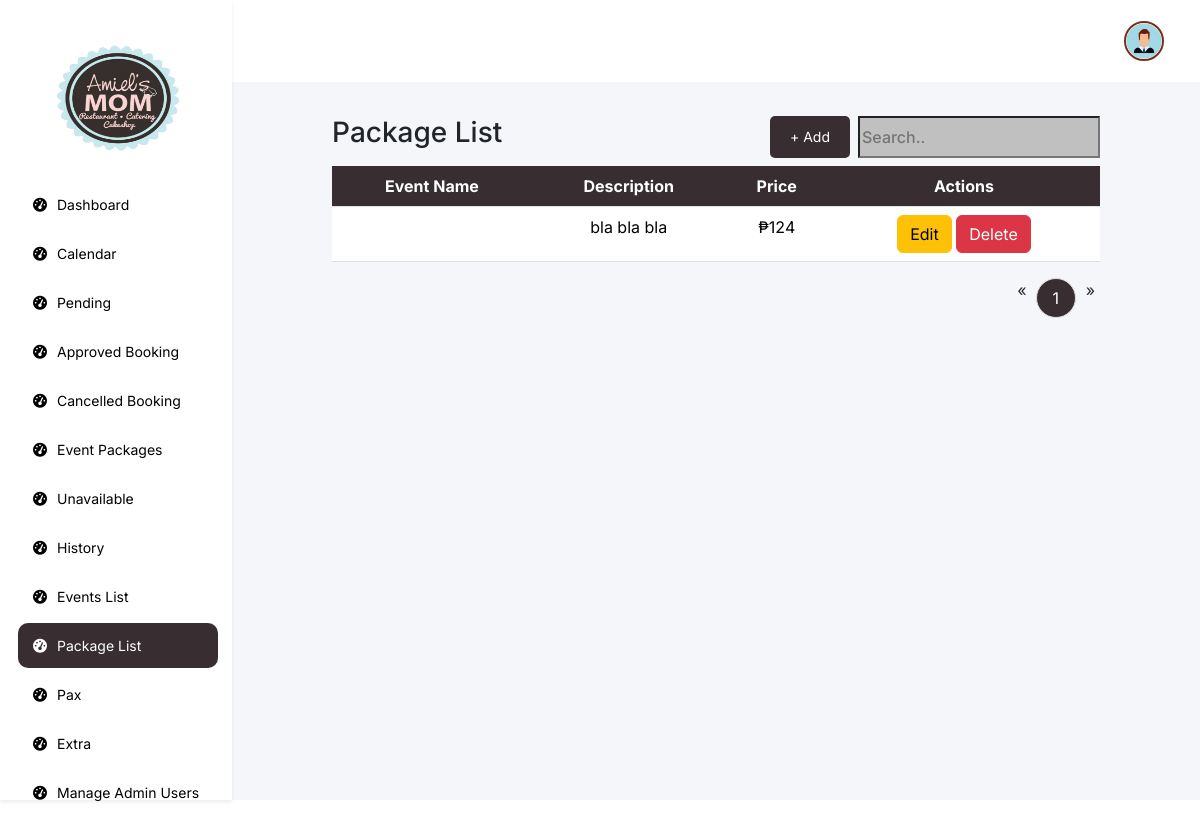
The app's page /features/admin/web/package_list.php (signed in), older data.
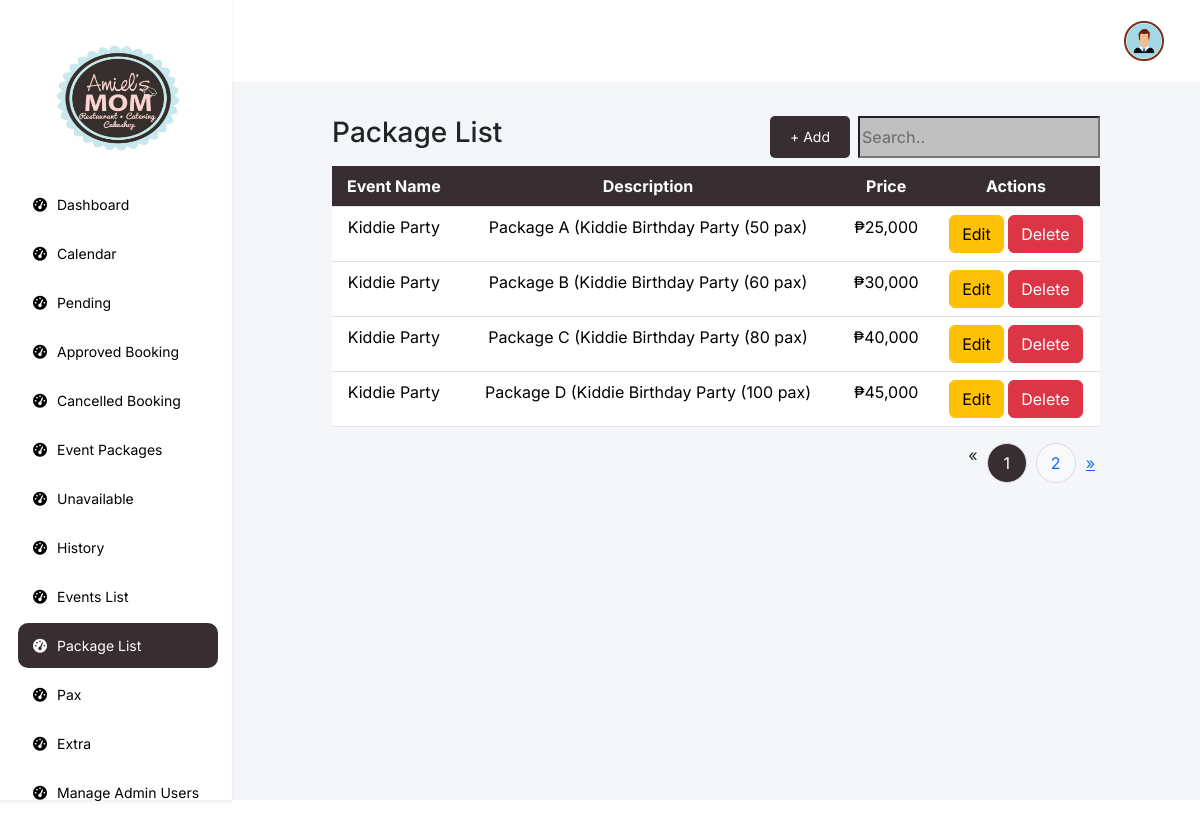
The same page, newer data.
### tables this page shows
CREATE TABLE `event_packages` (
  `id` int(11) NOT NULL,
  `type_of_event` varchar(255) NOT NULL,
  `description` text NOT NULL,
  `price` decimal(10,2) NOT NULL
);

### features/admin/web/package_list.php (the view, shortened to what this page needs)
<?php
require '../../../db.php';
$page = isset($_GET['page']) ? intval($_GET['page']) : 1;
$limit = 5;
$total_query = "SELECT COUNT(*) as total FROM booking";
$total_result = $conn->query($total_query);
$total_row = $total_result->fetch_assoc();
$total_records = $total_row['total'];
$total_pages = ceil($total_records / $limit);
?>
<!DOCTYPE html>
<html lang="en">
<head>
    <link rel="stylesheet" href="https://cdnjs.cloudflare.com/ajax/libs/font-awesome/6.0.0-beta3/css/all.min.css">
    <link href="https://cdn.jsdelivr.net/npm/bootstrap@5.3.3/dist/css/bootstrap.min.css" rel="stylesheet"
>
    <link href="https://cdn.jsdelivr.net/npm/sweetalert2@11.5.0/dist/sweetalert2.min.css" rel="stylesheet">
    <link rel="stylesheet" href="../css/index.css">
</head>
<body>
    <div class="navbar flex-column bg-white shadow-sm p-3 collapse d-md-flex" id="navbar">
        <div class="navbar-links">
            <a class="navbar-brand d-none d-md-block logo-container" href="#">
                <img src="../../../assets/logo.png" alt="Logo">
            </a>
            <a href="dashboard.php">
                <i class="fa-solid fa-tachometer-alt"></i>
                <span>Dashboard</span>
            </a>
            <a href="calendar.php">
                <i class="fa-solid fa-tachometer-alt"></i>
                <span>Calendar</span>
            </a>
            <a href="pending.php">
                <i class="fa-solid fa-tachometer-alt"></i>
                <span>Pending</span>
            </a>
            <a href="approve.php">
                <i class="fa-solid fa-tachometer-alt"></i>
                <span>Approved Booking</span>
            </a>
            <a href="cancel.php">
                <i class="fa-solid fa-tachometer-alt"></i>
                <span>Cancelled Booking</span>
            </a>
            <a href="packages.php">
                <i class="fa-solid fa-tachometer-alt"></i>
                <span>Event Packages</span>
            </a>
            <a href="unavailable.php">
                <i class="fa-solid fa-tachometer-alt"></i>
                <span>Unavailable</span>
            </a>
            <a href="history.php">
                <i class="fa-solid fa-tachometer-alt"></i>
                <span>History</span>
            </a>
            <a href="events_list.php">
                <i class="fa-solid fa-tachometer-alt"></i>
                <span>Events List</span>
            </a>
            <a href="#" class="navbar-highlight">
                <i class="fa-solid fa-tachometer-alt"></i>
                <span>Package List</span>
            </a>
            <a href="pax.php">
                <i class="fa-solid fa-tachometer-alt"></i>
                <span>Pax</span>
            </a>
            <a href="extra.php">
                <i class="fa-solid fa-tachometer-alt"></i>
                <span>Extra</span>
            </a>
            <a href="admin-user.php">
                <i class="fa-solid fa-tachometer-alt"></i>
                <span>Manage Admin Users</span>
            </a>
        </div>
    </div>
    <div class="content flex-grow-1">
        <div class="header">
            <div class="profile-admin">
                <div class="dropdown">
                    <button class="" type="button" data-bs-toggle="dropdown" aria-expanded="false">
                        <img src="../../../assets/profile/user.png"
                            style="width: 40px; height: 40px; object-fit: cover;">
                    </button>
                </div>
            </div>
        </div>
        <div class="container mt-4">
            <div class="d-flex justify-content-between mb-2">
                <h3>Package List</h3>
                <div class="d-flex gap-2">
                    <button class="btn btn-primary add-btn" data-bs-toggle="modal" data-bs-target="#events_list">+
                        Add</button>
                    <input type="text" class="search" placeholder="Search.." id="searchInput">
                </div>
            </div>
            <div class="table-responsive">
            <table class="table">
                <thead>
                    <tr>
                        <th scope="col">Event Name</th>
                        <th scope="col">Description</th>
                        <th scope="col">Price</th>
                        <th scope="col">Actions</th>
                    </tr>
                </thead>
                <tbody>
                    <?php
                    $query = "SELECT * FROM event_packages";
                    $result = $conn->query($query);
                    ?>
                    <?php while ($row = $result->fetch_assoc()): ?>
                        <tr>
                            <td><?php echo htmlspecialchars($row['type_of_event'], ENT_QUOTES, 'UTF-8'); ?></td>
                            <td><?php echo htmlspecialchars($row['description'], ENT_QUOTES, 'UTF-8'); ?></td>
                            <td>₱<?php echo number_format(htmlspecialchars($row['price'], ENT_QUOTES, 'UTF-8'), 0, '.', ','); ?></td>
                            <td>
                                <button
                                    class="btn btn-warning edit-btn"
                                    data-id="<?php echo $row['id']; ?>"
                                    data-event_name="<?php echo htmlspecialchars($row['type_of_event'], ENT_QUOTES, 'UTF-8'); ?>"
                                    data-bs-toggle="modal"
                                    data-bs-target="#events_list">
                                    Edit
                                </button>
                                <form method="POST" action="../function/php/event_packages.php" style="display:inline;">
                                    <button type="submit" name="action" value="delete" class="btn btn-danger">
                                        Delete
                                    </button>
                                </form>
                            </td>
                        </tr>
                    <?php endwhile; ?>
                </tbody>
            </table>
                <nav aria-label="Page navigation">
                    <ul class="pagination d-flex justify-content-end">
                        <?php if ($page > 1): ?>
                            <li class="page-item pg-btn"><a class="page-links"
                                    href="?page=<?php echo $page - 1; ?>">&laquo;</a></li>
                        <?php else: ?>
                            <li class="page-item pg-btn disabled"><span class="page-links">&laquo;</span></li>
                        <?php endif; ?>
                        <?php for ($i = 1; $i <= $total_pages; $i++): ?>
                            <li class="page-item <?php echo ($i == $page) ? 'active' : ''; ?>">
                                <a class="page-link" href="?page=<?php echo $i; ?>"><?php echo $i; ?></a>
                            </li>
                        <?php endfor; ?>
                        <?php if ($page < $total_pages): ?>
                            <li class="page-item pg-btn"><a class="page-links"
                                    href="?page=<?php echo $page + 1; ?>">&raquo;</a></li>
                        <?php else: ?>
                            <li class="page-item pg-btn disabled"><span class="page-links">&raquo;</span></li>
                        <?php endif; ?>
                    </ul>
                </nav>
</html>

### features/admin/css/index.css (style rules this page uses)
* { font-family: "Inter", sans-serif; font-optical-sizing: auto; font-style: normal; margin: 0; }
body { margin: 0; padding: 0; display: flex; }
.navbar { height: 100vh; background-color: #FFFFFF; display: flex; flex-direction: column; align-items: start; padding: 20px; box-shadow: 2px 0 5px rgba(0, 0, 0, 0.1); min-width: 230px; }
.navbar a { color: #000; padding: 12px 15px; text-decoration: none; width: 100%; display: flex; align-items: center; gap: 10px; font-size: 14px !important; margin: 2px; }
.navbar-highlight { color: #FFFFFF !important; border-radius: 10px; padding: 12px 15px !important; text-decoration: none !important; width: 100% !important; display: flex !important; align-items: center !important; gap: 10px !important; font-size: 14px !important; background-color: #382D31 !important; }
.navbar-brand { padding: 0 !important; }
.navbar-brand img { display: block; justify-content: center; align-items: center; width: 70%; height: 15vh; margin: 20px 0 20px 30px; }
.navbar-links { display: flex; flex-direction: column; width: 100%; }
.content { flex-grow: 1; background-color: #F5F6FA; }
.header { display: flex; align-items: center; padding: 20px; justify-content: space-between; background-color: #FFFFFF !important; }
.header button { margin-right: 10px; }
.profile-admin { display: flex; align-items: center; margin-left: auto; gap: 5px; }
.profile-admin img { width: 40px; height: 40px; border-radius: 50%; margin-right: 10px; border: 2px solid #7A3015; }
.profile-admin button { background-color: transparent; border: none; font-size: 20px; display: flex; margin: auto; }
table { border-radius: 24px !important; }
th,tr { background-color: #382D31 !important; color: #fff !important; text-align: center; }
.container { padding: 10px 100px 10px 100px; }
.pagination .page-item { margin: 0 5px; display: flex; }
.pagination .page-link { width: 40px; height: 40px; line-height: 40px; text-align: center; border-radius: 50%; background-color: #f8f9fa; border: 1px solid #ddd; transition: background-color 0.3s, color 0.3s; }
.pagination .page-item.active .page-link { background-color: #382D31; color: white; border-color: #ddd; }
.pagination a { display: flex; align-items: center; justify-content: center; margin: auto; }
.container input { background-color: silver; font-weight: 500; }
.add-btn { background-color: #382D31; color: #fff; border: none; border-radius: 5px; padding: 3px 20px; font-size: 14px; }

Row changes from the older to the newer data that the page shows:
removed event_packages: description "bla bla bla", price "124"
added event_packages: type_of_event "Kiddie Party", description "Package A (Kiddie Birthday Party (50 pax)", price "25,000"
added event_packages: type_of_event "Kiddie Party", description "Package B (Kiddie Birthday Party (60 pax)", price "30,000"
added event_packages: type_of_event "Kiddie Party", description "Package C (Kiddie Birthday Party (80 pax)", price "40,000"
added event_packages: type_of_event "Kiddie Party", description "Package D (Kiddie Birthday Party (100 pax)", price "45,000"
Text that changed along with them:
new list line: "2"
